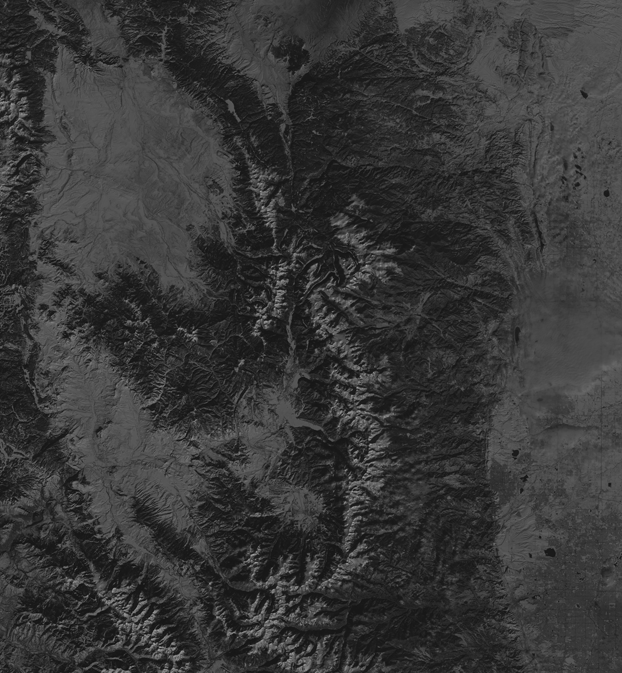
#> input picture T2_HistogramaContraste/B8_colorado.tif, 622 x 673 px
$ python equalizacion.py
#> lines starting #> are read from the running program, lines starting #| are printed output that depends on the picture
# -*- coding: utf-8 -*-
"""
Created on Fri Sep 28 11:40:13 2018

@author: Usuario
"""

from skimage import img_as_float, exposure, io
import numpy as np
import matplotlib.pyplot as plt

colo = io.imread('B8_colorado.tif')
#> colo is the input picture: shape (673, 622) uint16; min 4118, max 42435, mean 14385.9
colo = img_as_float(colo)
io.imshow(colo)
plt.axis('off')
# Ecualizacion del histograma
colo_equal = exposure.equalize_hist(colo,256)
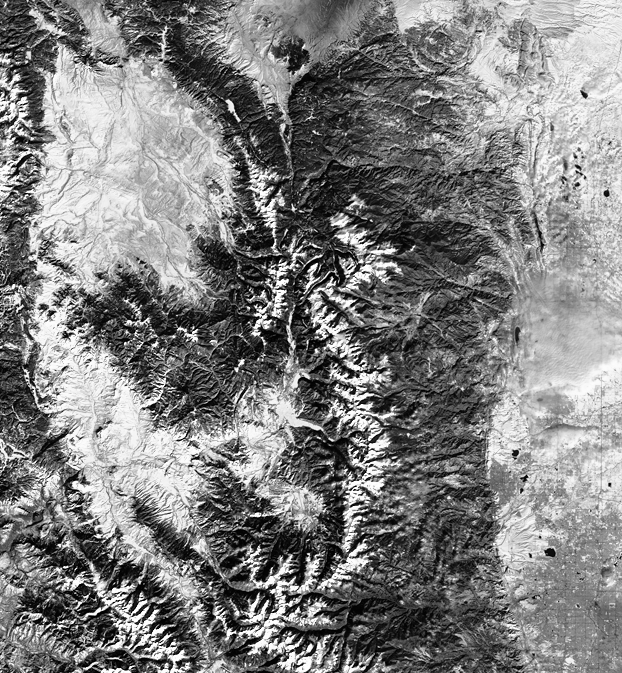
#> colo_equal: shape (673, 622) float64; min 4.78e-06, max 1, mean 0.504
plt.figure(figsize=(10,5))
plt.subplot(121)
io.imshow(colo)
plt.title('original')
plt.axis('off')
plt.subplot(122)
io.imshow(colo_equal)
plt.title('Ecualizada')
plt.axis('off')

plt.figure(figsize=(6,5))
plt.hist(colo.ravel(),bins=256)
plt.title('Original')

plt.figure(figsize=(6,6))
plt.hist(colo_equal.ravel(),bins=256)
plt.title('Ecualizada')

colo_equaladapt = exposure.equalize_adapthist(colo)
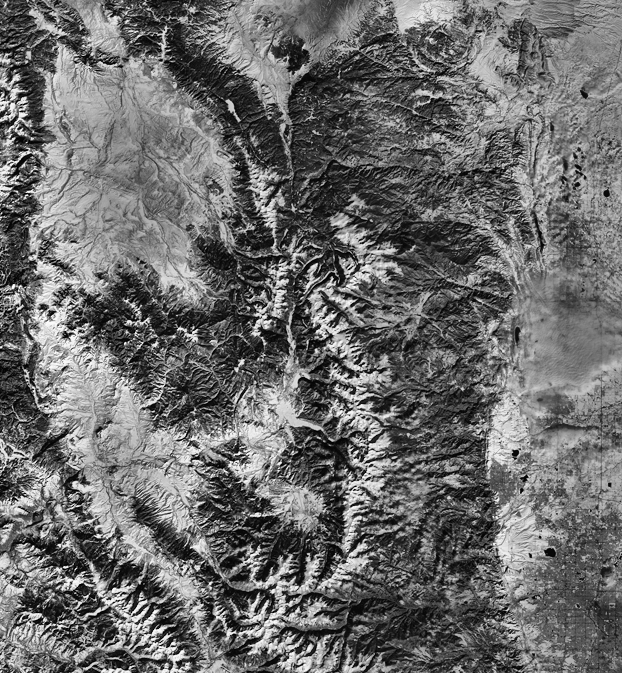
#> colo_equaladapt: shape (673, 622) float64; min 0, max 1, mean 0.424
plt.figure(figsize=(6,6))
io.imshow(colo_equaladapt)
plt.figure(figsize=(6,6))
plt.hist(colo_equaladapt.ravel(),bins=256)
plt.title('Ecualizada adaptivamente')
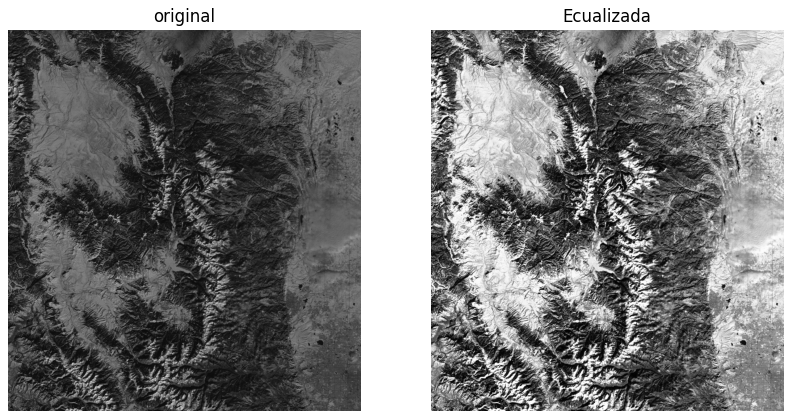
#> figure drawn by matplotlib, 2 panels
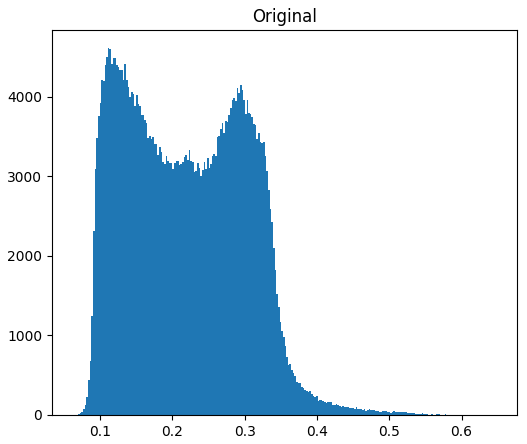
#> figure drawn by matplotlib, 1 panel; tallest bar 4612 high, from x = 0.111 to 0.113
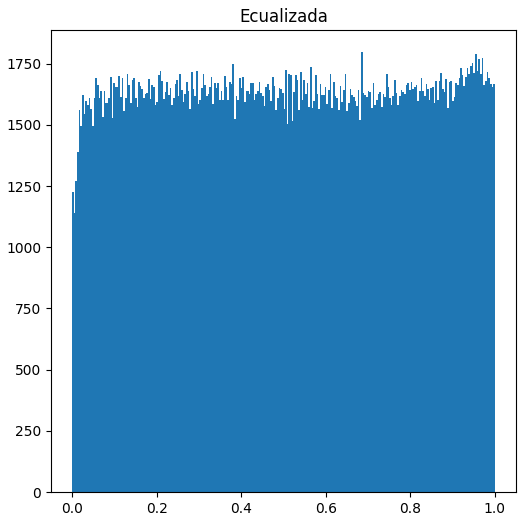
#> figure drawn by matplotlib, 1 panel; tallest bar 1798 high, from x = 0.684 to 0.688
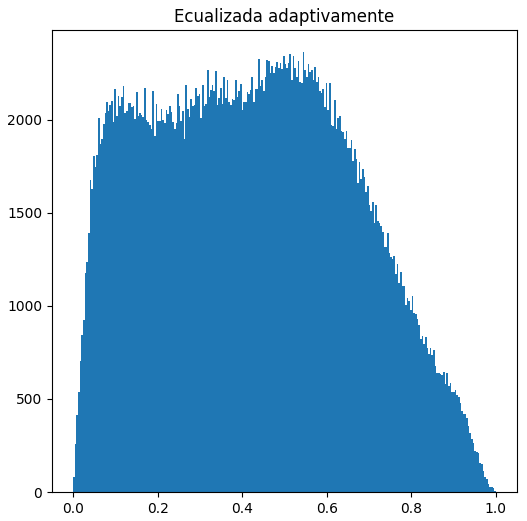
#> figure drawn by matplotlib, 1 panel; tallest bar 2365 high, from x = 0.543 to 0.547
